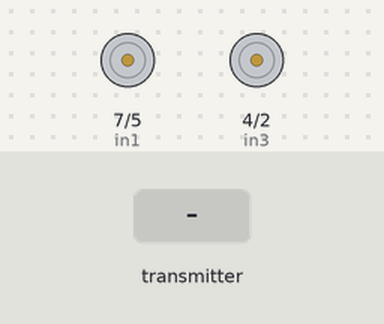
The sketch below on a simulated Arduino Uno, built with avr-gcc and run on an emulated ATmega328P. Parts: motor-driver pin pairs drawn as motors (green arrow = first pin HIGH = forward, orange = second pin HIGH = backward, longer = more drive, scaled by the enable pin). The inputs (shaded band) are chosen by the test bench. No radio packets arrive unless stated.

Above: at 1.2 s.
1.3 s: the transmitter starts sending transmit.0 = 0
At 1.9 s:
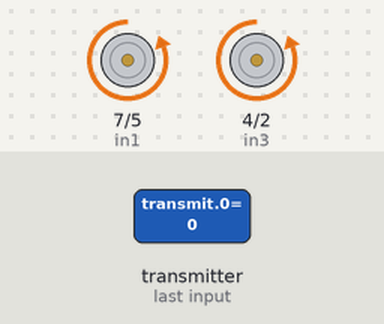
2.8 s: the transmitter starts sending transmit.1 = 256
At 3.1 s:
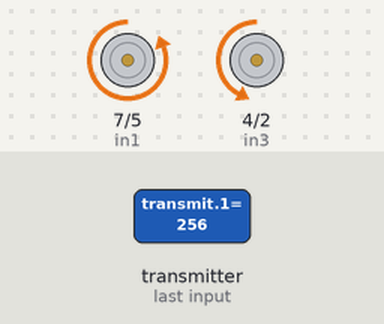
4.3 s: the transmitter starts sending transmit.0 = 256
At 5.5 s:
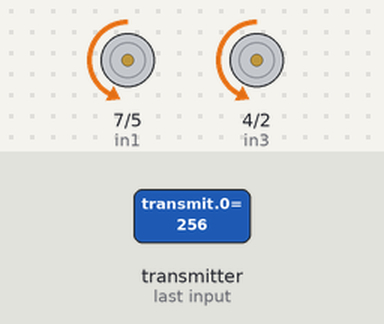
5.8 s: the transmitter starts sending transmit.1 = 0
At 6.9 s:
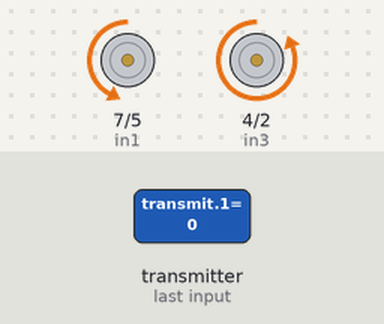
7.3 s: the transmitter starts sending transmit.0 = 512
At 8.1 s:
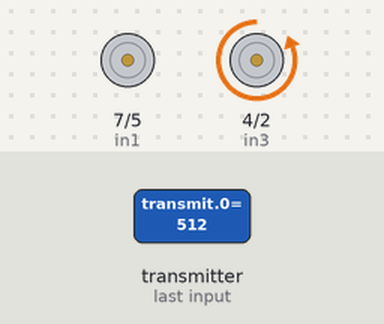
8.8 s: the transmitter starts sending transmit.1 = 512
At 10.0 s:
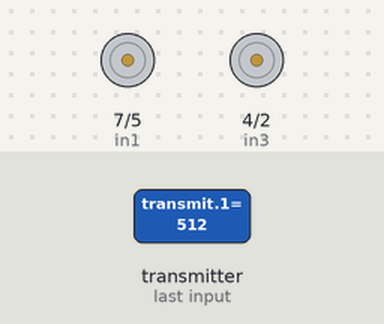
Timing chart, 0 to 11.3 s (numbered marks = the images above; inputs shaded):
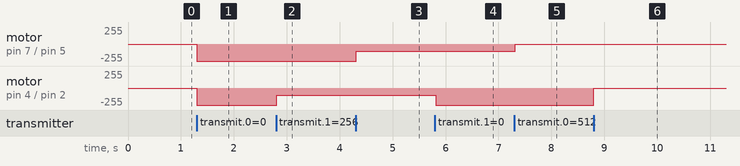

Measured:
- after the input at 1.3 s, motor on pin 7 (in1) / pin 5 (in2), motor on pin 4 (in3) / pin 2 (in4): stopped → backward 255/255 at once
- after the input at 2.8 s, motor on pin 4 (in3) / pin 2 (in4): backward 255/255 → backward 109/255 at once
- after the input at 4.3 s, motor on pin 7 (in1) / pin 5 (in2): backward 255/255 → backward 109/255 at once
- after the input at 5.8 s, motor on pin 4 (in3) / pin 2 (in4): backward 109/255 → backward 255/255 at once
- after the input at 7.3 s, motor on pin 7 (in1) / pin 5 (in2): backward 109/255 → stopped at once
- after the input at 8.8 s, motor on pin 4 (in3) / pin 2 (in4): backward 255/255 → stopped at once

The sketch:

motor_board.ino
```cpp
/*
 * Code to control RC bot motors
 * By: Aryton Hoi
 */
#include <Servo.h>
#include <SPI.h>
#include <RF24.h>
#include <nRF24L01.h>

//Setup NRF Wireless Communication Module
RF24 radio(8,9); // CE, CSN
//Setup radio address
//Change address to "00002" for second robot
const byte address[6] = "00001";

//Setup pisn to connect to L298N Motor Driver Module
// Right Motor A
const int enA = 6;
const int in1 = 7;
const int in2 = 5;
// Left Motor B
const int enB = 3;
const int in3 = 4;
const int in4 = 2;

//Setup Motor speed values - Start at zero
int MotorSpeed1 = 0;
int MotorSpeed2 = 0;

void setup()
{
  //Serial communication for debuging
  //Serial.begin(9600);

  //Begin wireless communication
  radio.begin();
  radio.openReadingPipe(0, address);
  radio.setPALevel(RF24_PA_MIN);
  //Set NRF as receiver
  radio.startListening();

  // Set all the motor control pins
  pinMode(enA, OUTPUT);
  pinMode(enB, OUTPUT);
  pinMode(in1, OUTPUT);
  pinMode(in2, OUTPUT);
  pinMode(in3, OUTPUT);
  pinMode(in4, OUTPUT);

  // Start with motors disabled and direction forward
  // Right Motor A
  digitalWrite(enA, LOW);
  digitalWrite(in1, HIGH);
  digitalWrite(in2, LOW);
  // Right Motor B
  digitalWrite(enB, LOW);
  digitalWrite(in3, HIGH);
  digitalWrite(in4, LOW);
}

void loop(){
  if(radio.available())
  {
      //Setup array to recieve transmission data
      int transmit[4];
      radio.read(&transmit, sizeof(transmit));

      //Serial print transmission values for debugging
      /*
      Serial.print(transmit[0]);
      Serial.print(", ");
      Serial.print(transmit[1]);
      Serial.print(", ");
      Serial.println(transmit[2]);
      */

      //Read transmission data to control Right Motor 1
      //If joystick goes backwards, setup L298 Module to drive motors backwards
      if(transmit[0] < 450){
        digitalWrite(in1, LOW);
        digitalWrite(in2, HIGH);
        transmit[0] = transmit[0] - 450; // This produces a negative number
        transmit[0] = transmit[0] * -1;  // Make the number positive
        //Map joystick values to range between 0 to 255 to control DC motors
        MotorSpeed1 = map(transmit[0], 0, 450, 0, 255);
        //Send data to driver motor
        analogWrite(enA, MotorSpeed1);
      //If joystick goes forwards, setup L298 Module to drive motors forwards
      }else if(transmit[0] > 560){
        digitalWrite(in1, HIGH);
        digitalWrite(in2, LOW);
        //Map joystick values to range between 0 to 255 to control DC motors
        MotorSpeed1 = map(transmit[0], 560, 1023, 0, 255);
        //Send data to driver motor
        analogWrite(enA, MotorSpeed1);
      //If joystick is in the middle, set motor speed to 0
      }else{
        MotorSpeed1 = 0;
        analogWrite(enA, MotorSpeed1);
      }

      //Read transmission data to control Left Motor 2
      //Works the exact same way as Motor 1 code above
      if(transmit[1] < 450){
        digitalWrite(in3, LOW);
        digitalWrite(in4, HIGH);
        transmit[1] = transmit[1] - 450; // This produces a negative number
        transmit[1] = transmit[1] * -1;  // Make the number positive
        MotorSpeed2 = map(transmit[1], 0, 450, 0, 255);
        analogWrite(enB, MotorSpeed2);
      }else if(transmit[1] > 560){
        digitalWrite(in3, HIGH);
        digitalWrite(in4, LOW);
        MotorSpeed2 = map(transmit[1], 560, 1023, 0, 255);
        analogWrite(enB, MotorSpeed2);
      }else{
        MotorSpeed2 = 0;
        analogWrite(enB, MotorSpeed2);
      }
  }

    delay(15);
}
```
